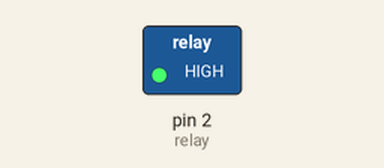
Bench run of a sketch on a simulated Arduino Uno, built with avr-gcc and run on an emulated ATmega328P. Parts: switched loads named in the sketch (green lamp = pin HIGH).

Above: at 1.0 s.
At 3.0 s:
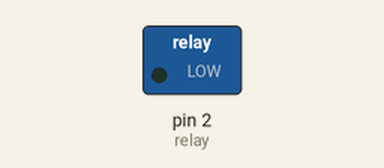
Timing chart, 0 to 5.2 s (numbered marks = the images above):
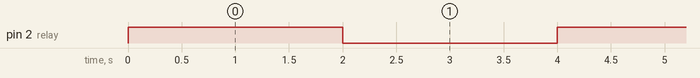

The sketch:

Modulo_Relay.ino
```cpp
/*************************************************Capitulo 8 - Modulo de Rele******************************************************
*                                                                                                                                 *
*     En este octavo capitulo aprenderemos a utilizar el Modulo de Rele. El rele es un componente electronico que funciona con    *                                                                      *
*  un electroiman interno que es el encargado de hacer el cambio entre abrir o cerrar el circuito. El cual podria ser un circuito *
*  que dicipe mayor potencia.                                                                                                     *
*                                                                                                                                 *
*  Para lograr esto necesitaremos:                                                                                                *
*                                                                                                                                 *
*  -Placa arduino Uno                                                                                                             *
*  -1 Modulo de Rele.                                                                                                             *
*  -Protoboard                                                                                                                    *
*                                                                                                                                 *
*                                                                                                                                 *
*                                                                                                                                 *
*                                                                                                              Facebook: ESociety *
*                                                                                                              GitHub: eSociety97 *
*                                                                                                                                 *
*                                                         #NuncaDejenDeCrear                                                      *
***********************************************************************************************************************************/

int relay = 2; // Declaramos nuestra variable que usaremos para el modulo de relay

void setup(){
  pinMode(relay,OUTPUT); //Declaramos como pin de salida la variable led
  }
void loop(){
  digitalWrite(relay,HIGH); //Escribimos un valor alto en la salida digital del modulo de relay
  delay(2000);
  digitalWrite(relay,LOW); //Escribimos un valor bajo en la salida digital del modulo de relay
  delay(2000);
}
```

Measured:
- by itself, pin 2 (relay): alternates HIGH for 2.0 s and LOW for 2.0 s
